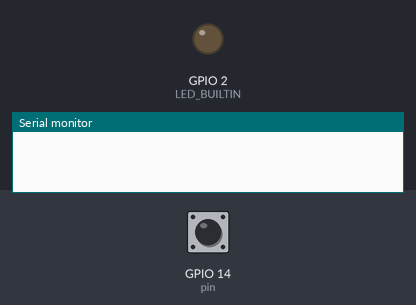
A sketch run on a simulated ESP32. On the bench: output pins drawn as LEDs (lit = HIGH), the last lines printed to the serial monitor. The inputs (shaded band) are chosen by the test bench; at power-on: GPIO 14 (pin) HIGH.

Above: at 1.2 s.
1.3 s: GPIO 14 (pin) pulled LOW for 0.15 s
At 2.2 s:
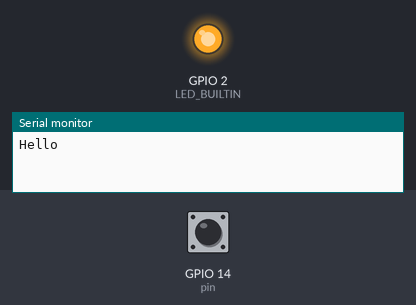
2.9 s: GPIO 14 (pin) pulled LOW for 1 s
At 3.5 s:
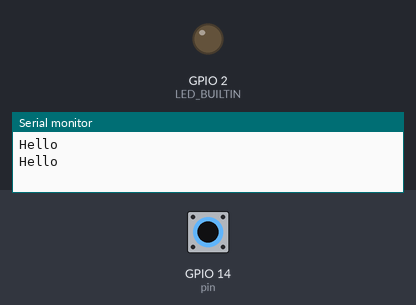
5.4 s: GPIO 14 (pin) pulled LOW for 3.2 s
At 6.6 s:
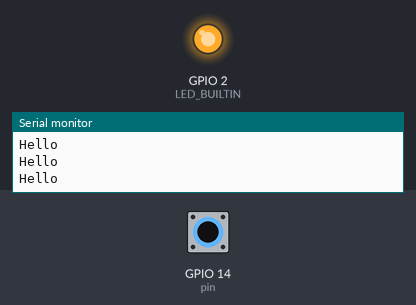
Timing chart, 0 to 8.4 s (numbered marks = the images above; inputs shaded):
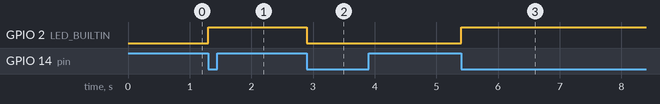

Measured:
- after the input at 1.3 s, GPIO 2 (LED_BUILTIN): LOW → HIGH at once
- after the input at 2.9 s, GPIO 2 (LED_BUILTIN): HIGH → LOW at once
- after the input at 5.4 s, GPIO 2 (LED_BUILTIN): LOW → HIGH at once

The sketch:

interrput_example.ino
```cpp
const int pin=14;
bool running=true;
volatile int counter=0;
volatile bool state=LOW;
//portMUX_TYPE mux=portMUX_INITIALIZER_UNLOCKED;
void IRAM_ATTR ISR()
{
  //portENTER_CRITICAL(&mux);
  state=!state;
  counter++;
  digitalWrite(LED_BUILTIN,state);
  //portEXIT_CRITICAL(&mux);
  //Serial.printf("Hello\n");
  printf("Hello\n");
}

void setup() {
  // put your setup code here, to run once:
  pinMode(LED_BUILTIN,OUTPUT);
  Serial.begin(115200);
  pinMode(pin,INPUT_PULLUP);
  attachInterrupt(pin,ISR,FALLING);
}

void loop() {
  if(running&&counter>=10)
  {
    running=false;
    detachInterrupt(pin);
    Serial.println("Over");
  }
  // put your main code here, to run repeatedly:

}
```
